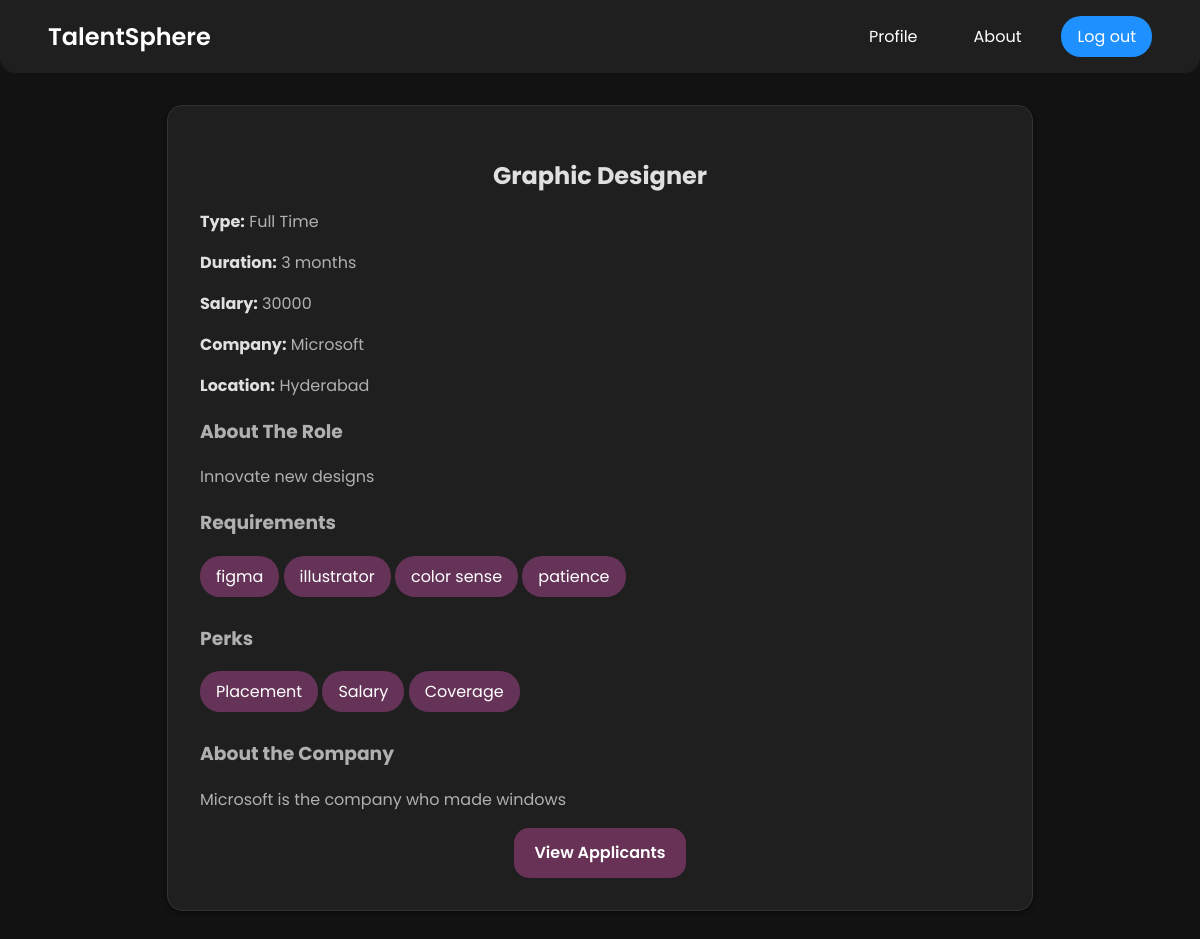
Screenshot of /job_details/18/ (signed in) with the database file from the repository.
### base/models.py (models this page shows, shortened)
class Job_details(models.Model):
    user = models.ForeignKey(User, on_delete=models.CASCADE, blank=True, null=True)
    title = models.CharField(max_length=200)
    description = models.TextField(null=True, blank=True)
    duration = models.CharField(max_length=100)
    salary = models.CharField(max_length=100)
    location = models.CharField(max_length=200)
    company = models.CharField(max_length=200)
    about_the_role = models.TextField()
    requirements = models.TextField()
    perks = models.TextField()
    about_the_company = models.TextField()
    job_type = models.CharField(max_length=50, choices=[
        ('fulltime', 'Full Time'),
        ('halftime', 'Half Time'),
    ], default='fulltime')
    created = models.DateTimeField(auto_now_add=True)
    applicants = models.TextField(null=True, blank=True)  # Field to store applicants' usernames
    class Meta:
        ordering = ['created']

### base/views.py (the view, shortened to what this page needs)
# urls.py: path('job_details/<int:pk>/', OpeningListDetails.as_view(), name='listings-details'),
class OpeningListDetails(LoginRequiredMixin, SuccessMessageMixin, DetailView):
    model = Job_details
    context_object_name = "opening"
    template_name = 'base/job_details_detail.html'  # Ensure this matches your template path
    success_message = "You have successfully applied for this job."
    def get_context_data(self, **kwargs):
        context = super().get_context_data(**kwargs)
        requirements_text = self.object.requirements
        requirements_list = requirements_text.split(',') if requirements_text else []
        perks_text = self.object.perks
        perks_list = perks_text.split(',') if perks_text else []
        context['requirements_list'] = requirements_list
        context['perks_list'] = perks_list
        user_details = get_object_or_404(User_Details, user=self.request.user)
        context['user_details'] = user_details
        return context

### base/templates/base/job_details_detail.html (shortened to what this page needs)
<!DOCTYPE html>
<html lang="en">
<head>
    <link rel="stylesheet" href="https://cdnjs.cloudflare.com/ajax/libs/font-awesome/6.0.0-beta3/css/all.min.css">
</head>
<body>
    <header>
        <nav class="navbar">
            <div class="logo">
                <a href="{% url 'listings' %}" class="logo-link">TalentSphere</a>
            </div>
            <div class="nav-links">
                <a href="{% url 'user_details' %}" class="nav-item">Profile</a>
                <a href="{% url 'about' %}" class="nav-item">About</a>
                <a href="{% url 'logout' %}" class="nav-item contact-btn">Log out</a>
            </div>
        </nav>
    </header>
    <main>
        <div class="job-details">
            <h2>{{ opening.title }}</h2>
            <p><strong>Type:</strong> {{ opening.get_job_type_display }}</p>
            <p><strong>Duration:</strong> {{ opening.duration }}</p>
            <p><strong>Salary:</strong> {{ opening.salary }}</p>
            <p><strong>Company:</strong> {{ opening.company }}</p>
            <p><strong>Location:</strong> {{ opening.location }}</p>
            <h3>About The Role</h3>
            <p>{{ opening.about_the_role }}</p>
            <h3>Requirements</h3>
            <div>
                {% for requirement in requirements_list %}
                <div class="bubble">{{ requirement }}</div>
                {% endfor %}
            </div>
            <h3>Perks</h3>
            <div>
                {% for perk in perks_list %}
                <div class="bubble">{{ perk }}</div>
                {% endfor %}
            </div>
            <h3>About the Company</h3>
            <p>{{ opening.about_the_company }}</p>
            <div class="cont">
                {% if user_details.user_type == 'employee' %}
                <form action="{% url 'apply-now' opening.pk %}" method="post">
                    {% csrf_token %}
                    <button id="apply-btn" type="submit">Apply Now</button>
                </form>
                {% elif user_details.user_type == 'employer' %}
                <a href="{% url 'view-applicants' opening.pk %}" class="btn view-applicants-btn">View Applicants</a>
                {% endif %}
            </div>
        </div>
    </main>
</body>
</html>

### rows the page displays
Job_details: title "Graphic Designer", job_type "Full Time", duration "3 months", salary "30000", company "Microsoft", location "Hyderabad", about_the_role "Innovate new designs", about_the_company "Microsoft is the company who made windows"

### other values shown
{{ requirement }} "figma" "illustrator" "color sense" "patience"
{{ perk }} "Placement" "Salary" "Coverage"
